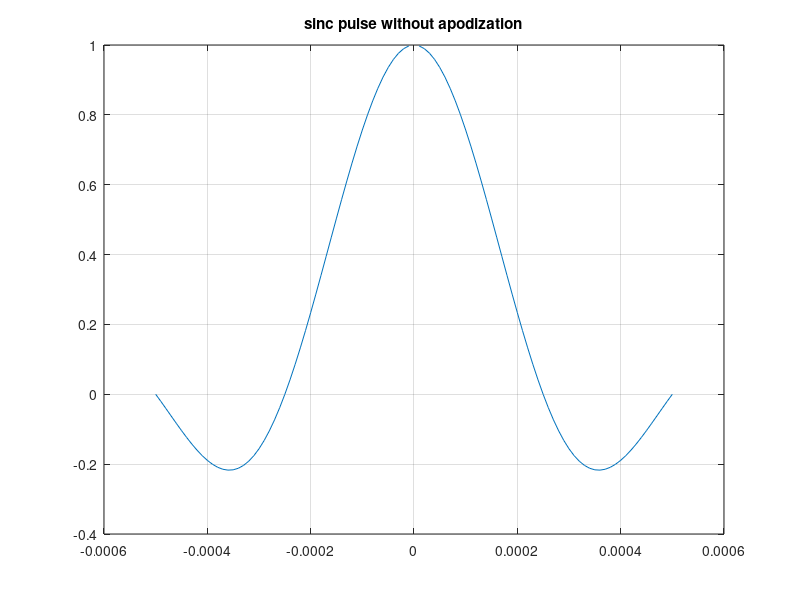
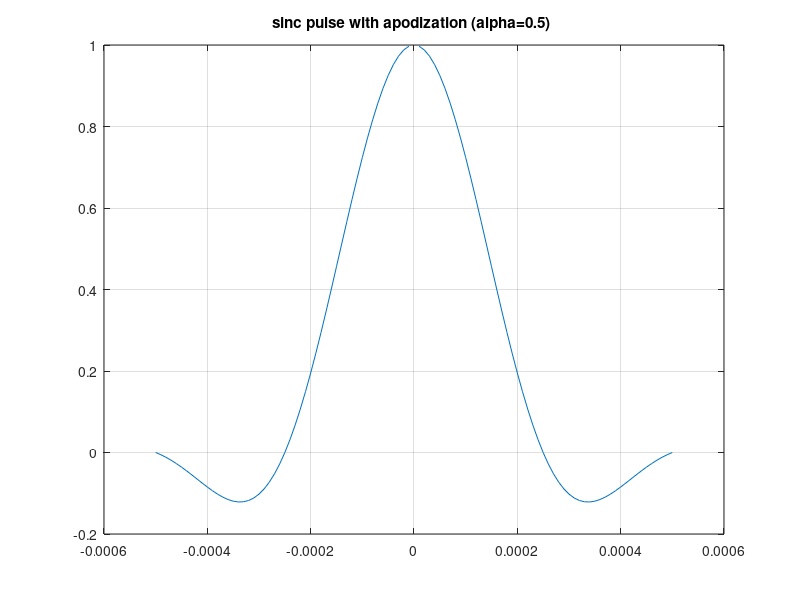
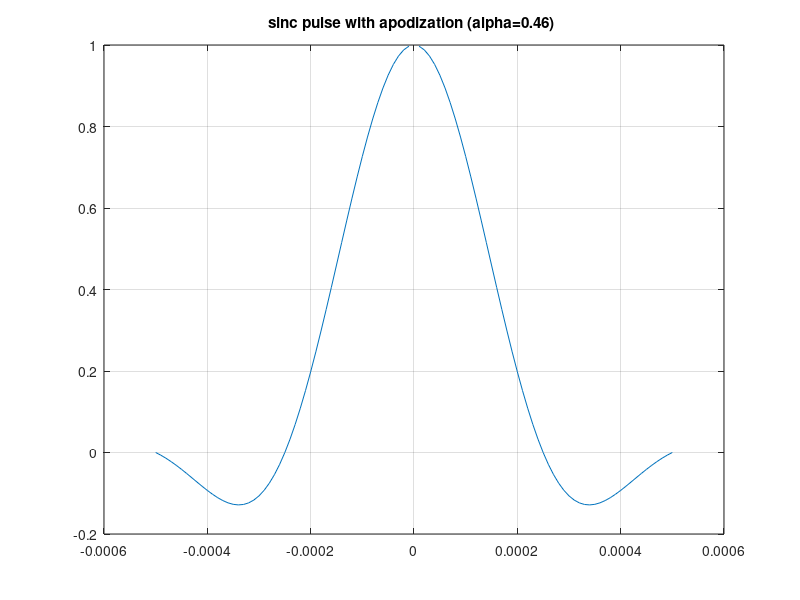
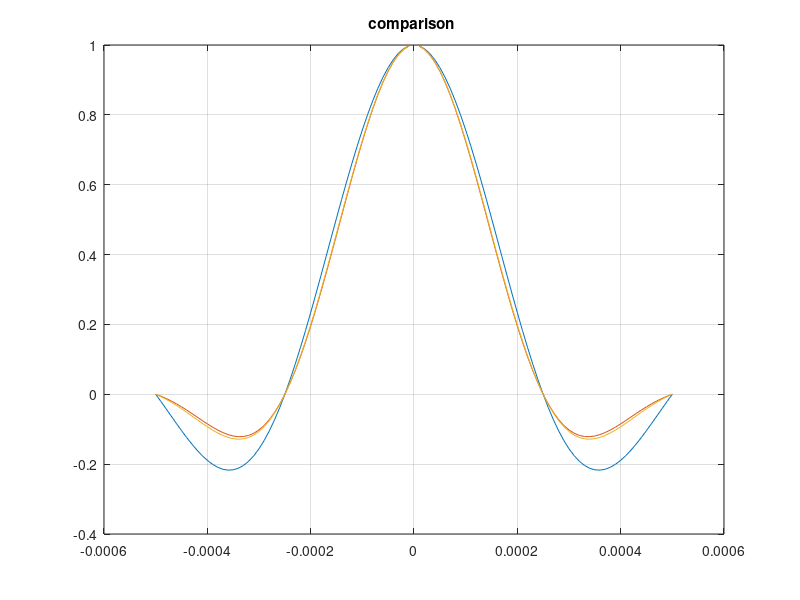

Here is the MATLAB script that generated these plots, in order:
clc
clear all
close all 

t=[-0.0005:0.00001:0.0005]   %% 0.0005 %% 0.001
N=3;
delta_f=4000;
alpha=0.5;
alpha2=0.46;
si=sin(3.142*delta_f*t)./(3.142*delta_f*t);

figure,
plot(t,si)
grid on
title('sinc pulse without apodization')

apodized=si-(alpha.*si)+(alpha.*cos(pi*delta_f*t./N).*si);
figure,
plot(t,apodized)
grid on 
title('sinc pulse with apodization (alpha=0.5) ')

apodized2=si-(alpha2.*si)+(alpha2.*cos(pi*delta_f*t./N).*si);

figure,
plot(t,apodized2)
grid on 
title('sinc pulse with apodization (alpha=0.46) ')

figure,
plot(t,si)
hold on
plot(t,apodized)
hold on
plot(t,apodized2)
grid on 
title('comparison ')

